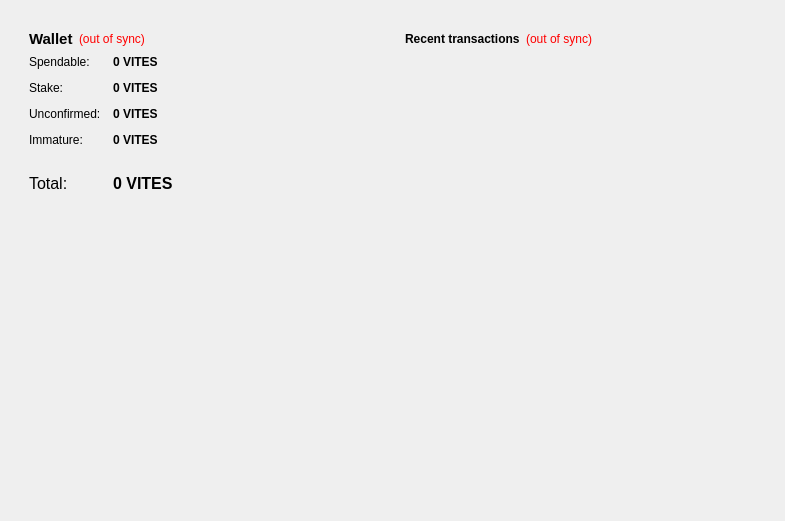
<?xml version="1.0" encoding="UTF-8"?>
<ui version="4.0">
 <class>OverviewPage</class>
 <widget class="QWidget" name="OverviewPage">
  <property name="geometry">
   <rect>
    <x>0</x>
    <y>0</y>
    <width>785</width>
    <height>521</height>
   </rect>
  </property>
  <property name="windowTitle">
   <string>Form</string>
  </property>
  <layout class="QHBoxLayout" name="horizontalLayout" stretch="0">
   <item>
    <widget class="QFrame" name="frameMain">
     <property name="frameShape">
      <enum>QFrame::NoFrame</enum>
     </property>
     <layout class="QHBoxLayout" name="horizontalLayout_3">
      <item>
       <layout class="QVBoxLayout" name="verticalLayout_2">
        <item>
         <widget class="QFrame" name="frame">
          <property name="frameShape">
           <enum>QFrame::NoFrame</enum>
          </property>
          <property name="frameShadow">
           <enum>QFrame::Plain</enum>
          </property>
          <property name="lineWidth">
           <number>0</number>
          </property>
          <layout class="QVBoxLayout" name="verticalLayout_4">
           <item>
            <layout class="QHBoxLayout" name="horizontalLayout_4">
             <item>
              <widget class="QLabel" name="label_5">
               <property name="font">
                <font>
                 <pointsize>11</pointsize>
                 <weight>75</weight>
                 <bold>true</bold>
                </font>
               </property>
               <property name="text">
                <string>Wallet</string>
               </property>
              </widget>
             </item>
             <item>
              <widget class="QLabel" name="labelWalletStatus">
               <property name="toolTip">
                <string>The displayed information may be out of date. Your wallet automatically synchronizes with the vitescoin network after a connection is established, but this process has not completed yet.</string>
               </property>
               <property name="styleSheet">
                <string notr="true">QLabel { color: red; }</string>
               </property>
               <property name="text">
                <string notr="true">(out of sync)</string>
               </property>
               <property name="alignment">
                <set>Qt::AlignLeading|Qt::AlignLeft|Qt::AlignVCenter</set>
               </property>
              </widget>
             </item>
             <item>
              <spacer name="horizontalSpacer_2">
               <property name="orientation">
                <enum>Qt::Horizontal</enum>
               </property>
               <property name="sizeHint" stdset="0">
                <size>
                 <width>40</width>
                 <height>20</height>
                </size>
               </property>
              </spacer>
             </item>
            </layout>
           </item>
           <item>
            <layout class="QFormLayout" name="formLayout_2">
             <property name="fieldGrowthPolicy">
              <enum>QFormLayout::AllNonFixedFieldsGrow</enum>
             </property>
             <property name="horizontalSpacing">
              <number>12</number>
             </property>
             <property name="verticalSpacing">
              <number>12</number>
             </property>
             <item row="0" column="0">
              <widget class="QLabel" name="label">
               <property name="text">
                <string>Spendable:</string>
               </property>
              </widget>
             </item>
             <item row="0" column="1">
              <widget class="QLabel" name="labelBalance">
               <property name="font">
                <font>
                 <weight>75</weight>
                 <bold>true</bold>
                </font>
               </property>
               <property name="cursor">
                <cursorShape>IBeamCursor</cursorShape>
               </property>
               <property name="toolTip">
                <string>Your current spendable balance</string>
               </property>
               <property name="text">
                <string notr="true">0 VITES</string>
               </property>
               <property name="textInteractionFlags">
                <set>Qt::LinksAccessibleByMouse|Qt::TextSelectableByKeyboard|Qt::TextSelectableByMouse</set>
               </property>
              </widget>
             </item>
             <item row="1" column="0">
              <widget class="QLabel" name="label_6">
               <property name="text">
                <string>Stake:</string>
               </property>
              </widget>
             </item>
             <item row="1" column="1">
              <widget class="QLabel" name="labelStake">
               <property name="font">
                <font>
                 <weight>75</weight>
                 <bold>true</bold>
                </font>
               </property>
               <property name="cursor">
                <cursorShape>IBeamCursor</cursorShape>
               </property>
               <property name="toolTip">
                <string>Total of coins that was staked, and do not yet count toward the current balance</string>
               </property>
               <property name="text">
                <string notr="true">0 VITES</string>
               </property>
               <property name="textInteractionFlags">
                <set>Qt::LinksAccessibleByMouse|Qt::TextSelectableByKeyboard|Qt::TextSelectableByMouse</set>
               </property>
              </widget>
             </item>
             <item row="2" column="0">
              <widget class="QLabel" name="label_3">
               <property name="text">
                <string>Unconfirmed:</string>
               </property>
              </widget>
             </item>
             <item row="2" column="1">
              <widget class="QLabel" name="labelUnconfirmed">
               <property name="font">
                <font>
                 <weight>75</weight>
                 <bold>true</bold>
                </font>
               </property>
               <property name="cursor">
                <cursorShape>IBeamCursor</cursorShape>
               </property>
               <property name="toolTip">
                <string>Total of transactions that have yet to be confirmed, and do not yet count toward the current balance</string>
               </property>
               <property name="text">
                <string notr="true">0 VITES</string>
               </property>
               <property name="textInteractionFlags">
                <set>Qt::LinksAccessibleByMouse|Qt::TextSelectableByKeyboard|Qt::TextSelectableByMouse</set>
               </property>
              </widget>
             </item>
             <item row="3" column="0">
              <widget class="QLabel" name="labelImmatureText">
               <property name="text">
                <string>Immature:</string>
               </property>
              </widget>
             </item>
             <item row="3" column="1">
              <widget class="QLabel" name="labelImmature">
               <property name="font">
                <font>
                 <weight>75</weight>
                 <bold>true</bold>
                </font>
               </property>
               <property name="toolTip">
                <string>Mined balance that has not yet matured</string>
               </property>
               <property name="text">
                <string notr="true">0 VITES</string>
               </property>
               <property name="textInteractionFlags">
                <set>Qt::LinksAccessibleByMouse|Qt::TextSelectableByKeyboard|Qt::TextSelectableByMouse</set>
               </property>
              </widget>
             </item>
             <item row="4" column="0" colspan="2">
              <widget class="Line" name="line">
               <property name="lineWidth">
                <number>0</number>
               </property>
               <property name="orientation">
                <enum>Qt::Horizontal</enum>
               </property>
              </widget>
             </item>
             <item row="5" column="0">
              <widget class="QLabel" name="labelTotalText">
               <property name="font">
                <font>
                 <pointsize>12</pointsize>
                </font>
               </property>
               <property name="text">
                <string>Total:</string>
               </property>
              </widget>
             </item>
             <item row="5" column="1">
              <widget class="QLabel" name="labelTotal">
               <property name="font">
                <font>
                 <pointsize>12</pointsize>
                 <weight>75</weight>
                 <bold>true</bold>
                </font>
               </property>
               <property name="cursor">
                <cursorShape>IBeamCursor</cursorShape>
               </property>
               <property name="toolTip">
                <string>Your current total balance</string>
               </property>
               <property name="text">
                <string notr="true">0 VITES</string>
               </property>
               <property name="textInteractionFlags">
                <set>Qt::LinksAccessibleByMouse|Qt::TextSelectableByKeyboard|Qt::TextSelectableByMouse</set>
               </property>
              </widget>
             </item>
            </layout>
           </item>
          </layout>
         </widget>
        </item>
        <item>
         <spacer name="verticalSpacer">
          <property name="orientation">
           <enum>Qt::Vertical</enum>
          </property>
          <property name="sizeHint" stdset="0">
           <size>
            <width>20</width>
            <height>40</height>
           </size>
          </property>
         </spacer>
        </item>
        <item>
         <widget class="QLabel" name="label_7">
          <property name="maximumSize">
           <size>
            <width>250</width>
            <height>250</height>
           </size>
          </property>
          <property name="layoutDirection">
           <enum>Qt::LeftToRight</enum>
          </property>
          <property name="styleSheet">
           <string notr="true">background:transparent;</string>
          </property>
          <property name="lineWidth">
           <number>0</number>
          </property>
          <property name="text">
           <string/>
          </property>
          <property name="pixmap">
           <pixmap resource="../vitescoin.qrc">:/icons/vitescoin</pixmap>
          </property>
          <property name="scaledContents">
           <bool>true</bool>
          </property>
          <property name="alignment">
           <set>Qt::AlignCenter</set>
          </property>
          <property name="margin">
           <number>5</number>
          </property>
         </widget>
        </item>
        <item>
         <widget class="QLabel" name="label_2">
          <property name="text">
           <string/>
          </property>
          <property name="pixmap">
           <pixmap>:/images/wallet</pixmap>
          </property>
         </widget>
        </item>
       </layout>
      </item>
      <item>
       <layout class="QVBoxLayout" name="verticalLayout_3">
        <item>
         <widget class="QFrame" name="frame_2">
          <property name="frameShape">
           <enum>QFrame::NoFrame</enum>
          </property>
          <property name="frameShadow">
           <enum>QFrame::Plain</enum>
          </property>
          <property name="lineWidth">
           <number>0</number>
          </property>
          <layout class="QVBoxLayout" name="verticalLayout">
           <item>
            <layout class="QHBoxLayout" name="horizontalLayout_2">
             <item>
              <widget class="QLabel" name="label_4">
               <property name="text">
                <string>&lt;b&gt;Recent transactions&lt;/b&gt;</string>
               </property>
              </widget>
             </item>
             <item>
              <widget class="QLabel" name="labelTransactionsStatus">
               <property name="toolTip">
                <string>The displayed information may be out of date. Your wallet automatically synchronizes with the vitescoin network after a connection is established, but this process has not completed yet.</string>
               </property>
               <property name="styleSheet">
                <string notr="true">QLabel { color: red; }</string>
               </property>
               <property name="text">
                <string notr="true">(out of sync)</string>
               </property>
               <property name="alignment">
                <set>Qt::AlignRight|Qt::AlignTrailing|Qt::AlignVCenter</set>
               </property>
              </widget>
             </item>
             <item>
              <spacer name="horizontalSpacer">
               <property name="orientation">
                <enum>Qt::Horizontal</enum>
               </property>
               <property name="sizeHint" stdset="0">
                <size>
                 <width>40</width>
                 <height>20</height>
                </size>
               </property>
              </spacer>
             </item>
            </layout>
           </item>
           <item>
            <widget class="QListView" name="listTransactions">
             <property name="styleSheet">
              <string notr="true">QListView { background: transparent; }</string>
             </property>
             <property name="frameShape">
              <enum>QFrame::NoFrame</enum>
             </property>
             <property name="verticalScrollBarPolicy">
              <enum>Qt::ScrollBarAlwaysOff</enum>
             </property>
             <property name="horizontalScrollBarPolicy">
              <enum>Qt::ScrollBarAlwaysOff</enum>
             </property>
             <property name="selectionMode">
              <enum>QAbstractItemView::NoSelection</enum>
             </property>
            </widget>
           </item>
          </layout>
         </widget>
        </item>
       </layout>
      </item>
     </layout>
    </widget>
   </item>
  </layout>
 </widget>
 <resources>
  <include location="../vitescoin.qrc"/>
 </resources>
 <connections/>
</ui>
